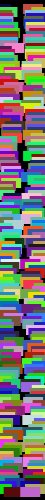
Frame 1 (no input)
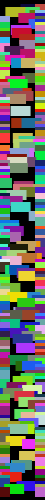
Frame 60 (the mouse pressed at the canvas centre just before this capture)
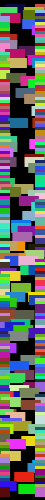
Frame 120 (the mouse held since frame 60 and released just before this capture)

The Processing sketch that drew these frames (run headless with seeded random() and noise(); from frame 60 on, the mouse is pressed at the canvas centre):

// Processing sketch: processing_116845
// ── processing_116845.pde

// solution to creating objects in a loop:  http://processing.org/discourse/beta/num_1243792004.html
// edited to add randomness to colors, speeds, and cars travelling in two directions

// total number of cars
int numCar = 165;                  
Car[] cars = new Car[numCar];
Car[] cars2 = new Car[numCar];

void setup() {
 size(45,500);

// set random colors, speeds
// all cars start at x0 and are 6px apart in y
 for(int i = 0; i <cars.length; i++){
   cars[i] = new Car(color((random(0,255)),(random(0,255)),(random(0,255))),0,i*3,(random(1,15)));
   cars2[i] = new Car(color((random(0,255)),(random(0,255)),(random(0,255))),width,i*3,(random(1,15)));
 }
}

void draw() {
 background(0);
// i = 1 so that the first car doesn't fall off the top of the window
 for(int i = 3; i <cars.length; i++){
   cars[i].move();
   cars[i].display();
   cars2[i].move2();
   cars2[i].display();   
 }
}

class Car {
 color c;
 float xpos;
 float ypos;
 float xspeed;

 Car(color tempC, float tempXpos, float tempYpos, float tempXspeed) {
   c = tempC;
   xpos = tempXpos;
   ypos = tempYpos;
   xspeed = tempXspeed;
 }

 void display() {
   stroke(0,0,0,0);
   fill(c);
   rectMode(CENTER);
   rect(xpos,ypos,20,10);
 }

 void move() {
   xpos = xpos + xspeed;
   if (xpos > width) {
     xpos = 0;
   }
 }
 void move2() {
   xpos = xpos - xspeed;
   if (xpos < 0) {
     xpos = width;
   }
 } 
}
